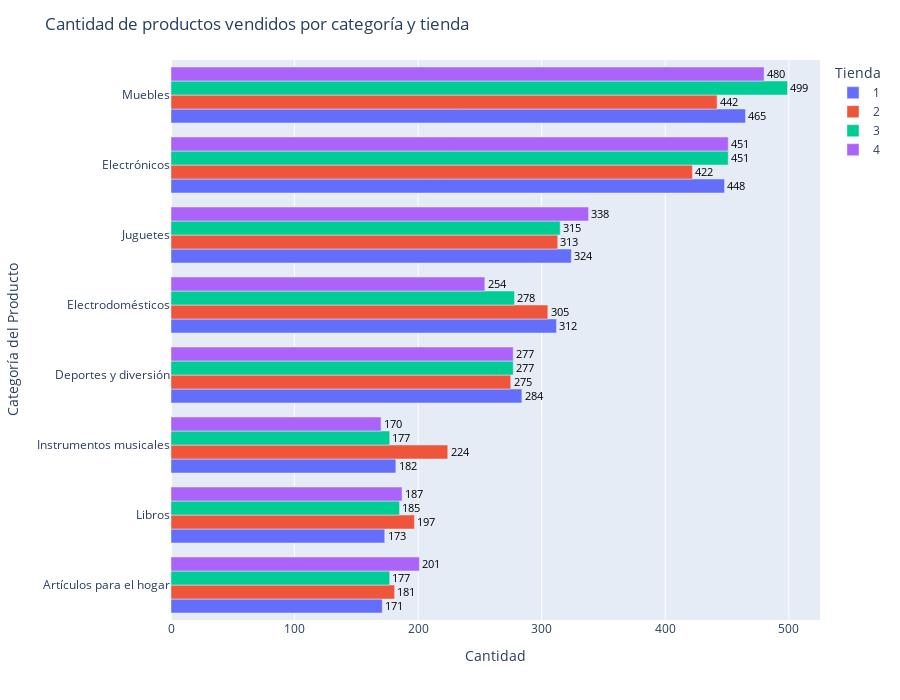

The cell this chart's notebook holds for it:
### Code cell
fig = px.bar(
    ventas_categoria_px,
    x="Cantidad",
    y="Categoría del Producto",
    color="Tienda",
    barmode="group",
    orientation="h", 
    height=700,
    text='Cantidad',
    category_orders={
        "Tienda": ["1", "2", "3", "4"]  
    },
)
fig.update_traces(
    texttemplate='%{text}',
    textposition='outside',
    textfont_size=18,        
    textfont_color='black'
)

fig.update_layout(
    title="Cantidad de productos vendidos por categoría y tienda",
    xaxis_title="Cantidad",
    yaxis_title="Categoría del Producto"
)

fig.show()

### Figure 1 — Plotly figure (JSON) as saved in the notebook; plotly's stock layout.template omitted (floating-point values rounded to 4 significant figures)
{"data": [{"alignmentgroup": "True", "hovertemplate": "Tienda=1<br>Cantidad=%{text}<br>Categoría del Producto=%{y}<extra></extra>", "legendgroup": "1", "marker": {"color": "#636efa", "pattern": {"shape": ""}}, "name": "1", "offsetgroup": "1", "orientation": "h", "showlegend": true, "text": [171, 173, 182, 284, 312, 324, 448, 465], "textfont": {"color": "black", "size": 18}, "textposition": "outside", "texttemplate": "%{text}", "type": "bar", "x": [171, 173, 182, 284, 312, 324, 448, 465], "xaxis": "x", "y": ["Artículos para el hogar", "Libros", "Instrumentos musicales", "Deportes y diversión", "Electrodomésticos", "Juguetes", "Electrónicos", "Muebles"], "yaxis": "y"}, {"alignmentgroup": "True", "hovertemplate": "Tienda=2<br>Cantidad=%{text}<br>Categoría del Producto=%{y}<extra></extra>", "legendgroup": "2", "marker": {"color": "#EF553B", "pattern": {"shape": ""}}, "name": "2", "offsetgroup": "2", "orientation": "h", "showlegend": true, "text": [181, 197, 224, 275, 305, 313, 422, 442], "textfont": {"color": "black", "size": 18}, "textposition": "outside", "texttemplate": "%{text}", "type": "bar", "x": [181, 197, 224, 275, 305, 313, 422, 442], "xaxis": "x", "y": ["Artículos para el hogar", "Libros", "Instrumentos musicales", "Deportes y diversión", "Electrodomésticos", "Juguetes", "Electrónicos", "Muebles"], "yaxis": "y"}, {"alignmentgroup": "True", "hovertemplate": "Tienda=3<br>Cantidad=%{text}<br>Categoría del Producto=%{y}<extra></extra>", "legendgroup": "3", "marker": {"color": "#00cc96", "pattern": {"shape": ""}}, "name": "3", "offsetgroup": "3", "orientation": "h", "showlegend": true, "text": [177, 177, 185, 277, 278, 315, 451, 499], "textfont": {"color": "black", "size": 18}, "textposition": "outside", "texttemplate": "%{text}", "type": "bar", "x": [177, 177, 185, 277, 278, 315, 451, 499], "xaxis": "x", "y": ["Artículos para el hogar", "Instrumentos musicales", "Libros", "Deportes y diversión", "Electrodomésticos", "Juguetes", "Electrónicos", "Muebles"], "yaxis": "y"}, {"alignmentgroup": "True", "hovertemplate": "Tienda=4<br>Cantidad=%{text}<br>Categoría del Producto=%{y}<extra></extra>", "legendgroup": "4", "marker": {"color": "#ab63fa", "pattern": {"shape": ""}}, "name": "4", "offsetgroup": "4", "orientation": "h", "showlegend": true, "text": [170, 187, 201, 254, 277, 338, 451, 480], "textfont": {"color": "black", "size": 18}, "textposition": "outside", "texttemplate": "%{text}", "type": "bar", "x": [170, 187, 201, 254, 277, 338, 451, 480], "xaxis": "x", "y": ["Instrumentos musicales", "Libros", "Artículos para el hogar", "Electrodomésticos", "Deportes y diversión", "Juguetes", "Electrónicos", "Muebles"], "yaxis": "y"}], "layout": {"barmode": "group", "height": 700, "legend": {"title": {"text": "Tienda"}, "tracegroupgap": 0}, "margin": {"t": 60}, "title": {"text": "Cantidad de productos vendidos por categoría y tienda"}, "xaxis": {"anchor": "y", "domain": [0, 1], "title": {"text": "Cantidad"}}, "yaxis": {"anchor": "x", "domain": [0, 1], "title": {"text": "Categoría del Producto"}}}}
